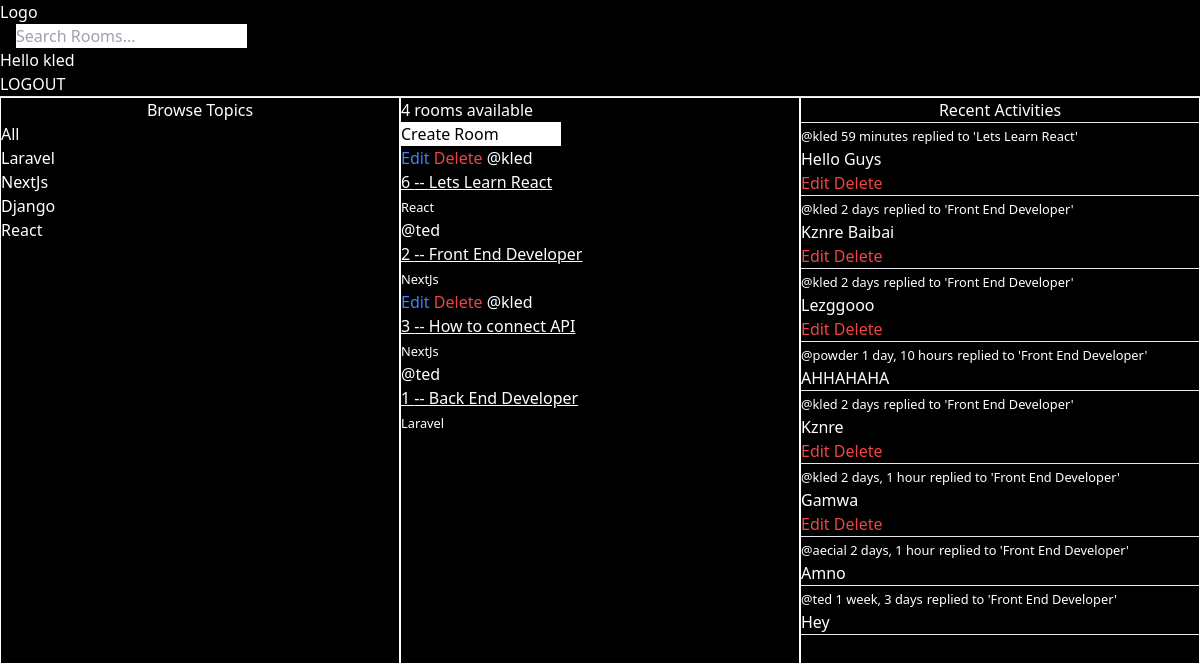
Screenshot of / (signed in) with the database file from the repository.
### base/models.py (models this page shows)
class Topic(models.Model):
    name = models.CharField(max_length=200)
    def __str__(self):
        return self.name

class Room(models.Model):
    host = models.ForeignKey(User, on_delete=models.SET_NULL, null=True)
    topic = models.ForeignKey(Topic, on_delete=models.SET_NULL, null=True)
    name = models.CharField(max_length=200)
    description = models.TextField(null=True, blank=True)
    participants = models.ManyToManyField(User, related_name='participants', blank=True)
    updated = models.DateTimeField(auto_now=True)
    created = models.DateTimeField(auto_now_add=True)
    class Meta:
        ordering = ['-updated', '-created']
    def __str__(self):
        return self.name

class Message(models.Model):
    user = models.ForeignKey(User, on_delete=models.CASCADE)
    room = models.ForeignKey(Room, on_delete=models.CASCADE)
    body = models.TextField()
    updated = models.DateTimeField(auto_now=True)
    created = models.DateTimeField(auto_now_add=True)
    class Meta:
        ordering = ['-updated', '-created']
    def __str__(self):
        return self.body[0:50]

### base/views.py (the view)
# urls.py: path('', views.romr, name='home'),
def romr(request):
    q = request.GET.get('q') if request.GET.get('q') != None else ''
    rooms = Room.objects.filter(Q(topic__name__icontains=q) | Q(name__icontains=q) | Q(description__icontains=q))
    room_count = rooms.count()
    topics = Topic.objects.all()
    room_messages = Message.objects.filter(Q(room__topic__name__icontains=q))
    context = {'rooms': rooms, 'topics': topics, 'room_count': room_count, 'room_messages': room_messages}
    return render(request, 'base/home.html', context)

### base/templates/base/home.html (shortened to what this page needs)
{% extends 'main.html'%} {% block content %}
<div class="grid grid-cols-3">
  <div class="h-screen border border-white">
    {% include 'base/topics_component.html'%}
  </div>
  <div class="flex flex-col border border-white">
    <h5>
      {{room_count}} {% if room_count > 1 %} rooms available {%else %} room
      available {% endif %}
    </h5>
    <a class="text-black bg-white w-40" href="{% url 'create-room' %}"
      >Create Room</a
    >
    {% include 'base/feed_component.html'%}
  </div>
  <div class="border border-white">
    {% include 'base/activity_component.html' %}
  </div>
</div>
{% endblock %}

### templates/navbar.html
<a href="/">
  <h1>Logo</h1>
</a>
<form action="" method="GET" action="{% url 'home' %}" class="text-black mx-4">
  <input type="text" name="q" id="q" placeholder="Search Rooms..." />
</form>
{% if request.user.is_authenticated %}
<p>Hello {{request.user}}</p>
<a href="{% url 'logout' %}">LOGOUT</a>
{% else %}
<a href="{% url 'login' %}">LOGIN</a>
{% endif %}
<hr />

### base/templates/base/topics_component.html
<h3 class="text-center">Browse Topics</h3>
<div>
  <div>
    <a href="{% url 'home' %}">All</a>
  </div>
  {% for topic in topics%}
  <div>
    <a href="{% url 'home' %}?q={{topic.name}}">{{topic}}</a>
  </div>
  {% endfor %}
</div>

### base/templates/base/feed_component.html (shortened to what this page needs)
<div>
  {% if rooms%} {% for room in rooms %}
  <div>
    {% if request.user == room.host %}
    <a href="{% url 'update-room' room.id %}" class="text-blue-500">Edit</a>
    <a href="{% url 'delete-room' room.id %}" class="text-red-500">Delete</a>
    {% endif %}
    <span>@{{room.host.username}}</span>
    <a href="{% url 'room' room.id %}" class="underline">
      <h3>{{room.id}} -- {{room.name}}</h3>
    </a>
    <small>{{room.topic.name}}</small>
  </div>
  {% endfor %} {%endif%}
</div>

### base/templates/base/activity_component.html
<h5 class="text-center">Recent Activities</h5>
<hr />
{% for message in room_messages %}
<div>
  <small>@{{message.user}} {{message.created|timesince}}</small>
  <small>replied to '{{message.room}}'</small>
  <p>{{message}}</p>
  {% if request.user == message.user %}
  <a href="{% url 'update-message' message.id %}" class="text-red-500">Edit</a>
  <a href="{% url 'delete-message' message.id %}" class="text-red-500"
    >Delete</a
  >
  {% endif %}
  <hr />
</div>
{%endfor%}

### rows the page displays
Topic: name "Laravel"
Topic: name "NextJs"
Topic: name "Django"
Topic: name "React"
Room: shows "Edit", host.username "kled", id "6", name "Lets Learn React", topic.name "React"
Room: host.username "ted", id "2", name "Front End Developer", topic.name "NextJs"
Room: shows "Edit", host.username "kled", id "3", name "How to connect API", topic.name "NextJs"
Room: host.username "ted", id "1", name "Back End Developer", topic.name "Laravel"
Message: user "kled", created "59 minutes", room "Lets Learn React", body "Hello Guys", shows "Edit"
Message: user "kled", created "2 days", room "Front End Developer", body "Kznre Baibai", shows "Edit"
Message: user "kled", created "2 days", room "Front End Developer", body "Lezggooo", shows "Edit"
Message: user "powder", created "1 day, 10 hours", room "Front End Developer", body "AHHAHAHA"
Message: user "kled", created "2 days", room "Front End Developer", body "Kznre", shows "Edit"
Message: user "kled", created "2 days, 1 hour", room "Front End Developer", body "Gamwa", shows "Edit"
Message: user "aecial", created "2 days, 1 hour", room "Front End Developer", body "Amno"
Message: user "ted", created "1 week, 3 days", room "Front End Developer", body "Hey"

### other values shown
{{ request.user }} "kled"
{{ room_count }} "4"
